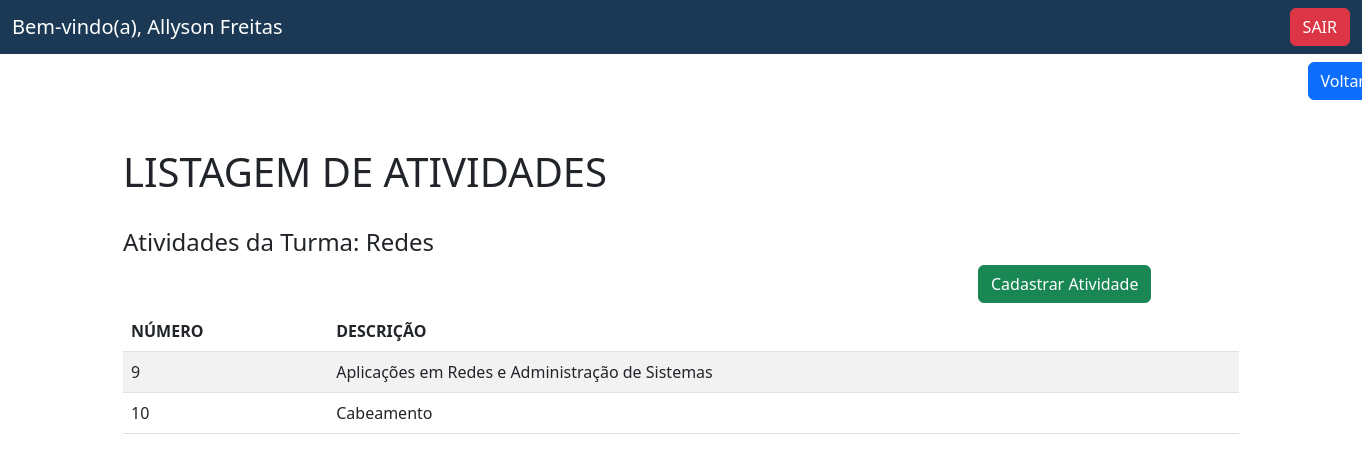
The page /listar_demanda.php?codigo=7&nome_turma=Redes (signed in) on the database its author committed.
### tables this page shows
CREATE TABLE `atividades` (
  `id_atividade` int(11) NOT NULL,
  `turma` varchar(200) NOT NULL,
  `descricao` varchar(200) NOT NULL
);

### listar_demanda.php (the view, shortened to what this page needs)
<?php
    if(isset($_SESSION['email']) && $_SESSION['email'] === TRUE){
?>
<!DOCTYPE html>
<html lang="en">
<head>
    <link href="https://cdn.jsdelivr.net/npm/bootstrap@5.3.0/dist/css/bootstrap.min.css" rel="stylesheet">
</head>
<body>
<?php
    $turma = $_GET["nome_turma"];
    $codigo = $_GET["codigo"];
?>
    <nav class="navbar navbar-custom">
        <div class="container-fluid">
            <span class="navbar-brand mb-0 h1 text-white">Bem-vindo(a), <?php echo $_COOKIE['nome']; ?></span>
            <a href="index.php" class="btn btn-danger" onclick="return confirm('Tem certeza que deseja SAIR?')">SAIR</a>
        </div>
    </nav>
    <div class="col-2" style="margin-left: 96%;">
        <a href="pag_professor.php" class="btn btn-primary mt-2">Voltar</a>
    </div>
    <div class="container mt-5">
        <h1>LISTAGEM DE ATIVIDADES</h1>
        <br>
        <h4>Atividades da Turma: <?php echo $turma; ?></h4>
        <div class="row justify-content-end">
            <div class="col-3">
                <a href="cadastro_atividade.php?codigo=<?php echo $codigo; ?>&nome_turma=<?php echo $turma;?>" class="btn btn-success mb-2">Cadastrar Atividade</a>
            </div>
        </div>
        <center>
            <table class="table table-striped">
                <thead>
                    <tr>
                        <th scope="col">NÚMERO</th>
                        <th scope="col">DESCRIÇÃO</th>
                    </tr>
                </thead>
                <?php
                    require_once "conexao.php";
                    if ($_SERVER["REQUEST_METHOD"] == "GET"){
                        $sql_query = "SELECT * FROM atividades WHERE turma = '$turma'";
                        if ($result = $conn ->query($sql_query)) {
                            while ($row = $result->fetch_assoc()) {
                                $numero = $row['id_atividade'];
                                $descricao = $row['descricao'];
                ?>
                            <tr>
                                <td><?php echo $numero; ?></td>
                                <td><?php echo $descricao; ?></td>
                            </tr>
                <?php
                            }
                        }
                    }
                ?>
            </table>
        </center>
    </div>
</body>
</html>
<?php
    }else{
        header("location:index.php");
}
?>

### listar_demanda.php (style rules this page uses)
.navbar-custom { background-color: #1B3954; }

### rows shown on the page
atividades: id_atividade "9", descricao "Aplicações em Redes e Administração de Sistemas"
atividades: id_atividade "10", descricao "Cabeamento"

### other values the page prints
$_COOKIE['nome'] "Allyson Freitas"
$turma "Redes"
